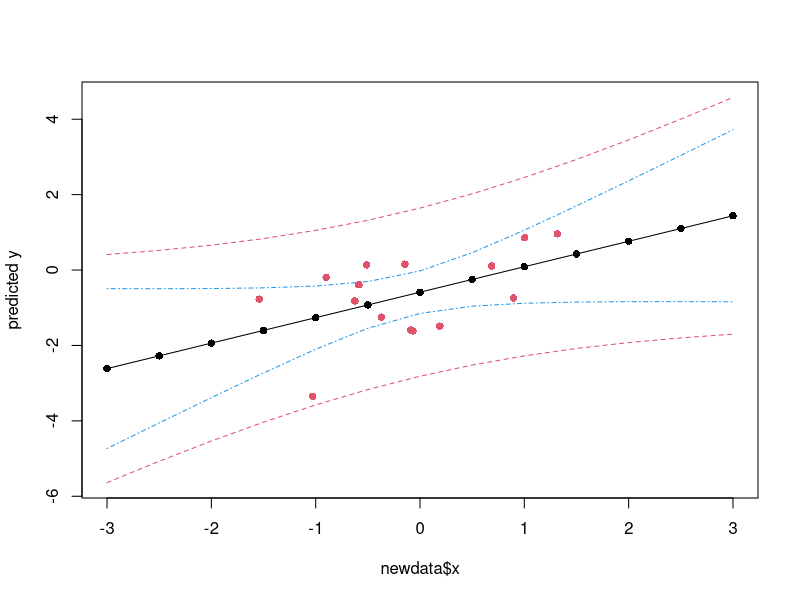

Here is the R script that generated this plot:
# 2.4 Confidence and Prediction Intervals - Example and Exercise

### EXAMPLE ###

syd <- read.table("sydney.txt", header = TRUE)
head(syd)

# step 1: fit model
lm.fit <- lm(Maxtemp ~ ., data = syd)

# step 2: confidence and prediction intervals

newdata <- data.frame (
  Modst=c(285.1,288.0), 
  Modsp=c(1021.2,1026.8), 
  Modthik=c(5380.4,5388.4)
)

predict(lm.fit, newdata, interval = "confidence") # or predict.lm()
predict(lm.fit, newdata, interval = "prediction") # or predict.lm()

# can also print out SE calcs
# will return same SE calcs for both conf and pred
predict(lm.fit, newdata, interval = "confidence", se.fit = T) # or predict.lm()
predict(lm.fit, newdata, interval = "prediction", se.fit = T) # or predict.lm()

### EXERCISE ###

# use randomly generated normal data
x <- rnorm(15)
y <- x + rnorm(15)

# step 1: fit model

lm.fit <- lm(y ~ x)

# step 2: predict values for new data, including conf and pred intervals

newdata <- data.frame (
  x = seq(-3, 3, 0.5)
)

y.hat <- predict(lm.fit, newdata)
ci <- predict(lm.fit, newdata, interval = "confidence")
pi <- predict(lm.fit, newdata, interval = "prediction")

# step 3: plot intervals using matplot()

# plot:
# regression line in black
# conf interval lines in blue
# pred interval lines in red
matplot(
  newdata$x, cbind(pi, ci[,-1]),
  lty=c(1,2,2,4,4), col=c(1,2,2,4,4),
  type = "l", ylab = "predicted y"
)

# add:
# predicted points in black, along regression line
# original data in red
points(newdata$x, y.hat, pch=16)
points(x, y, col=2, pch=16)


